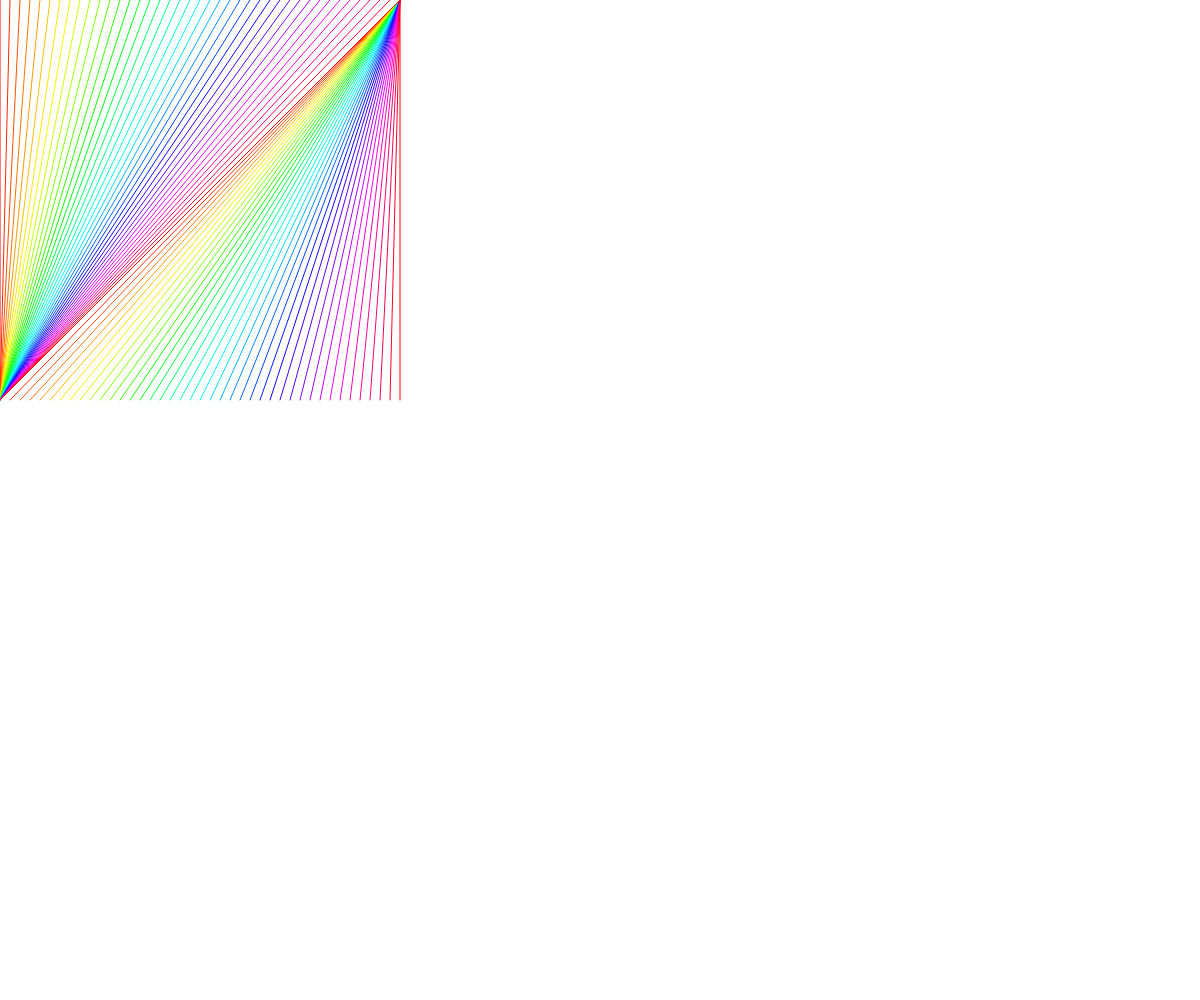
Frame 1 (no input)
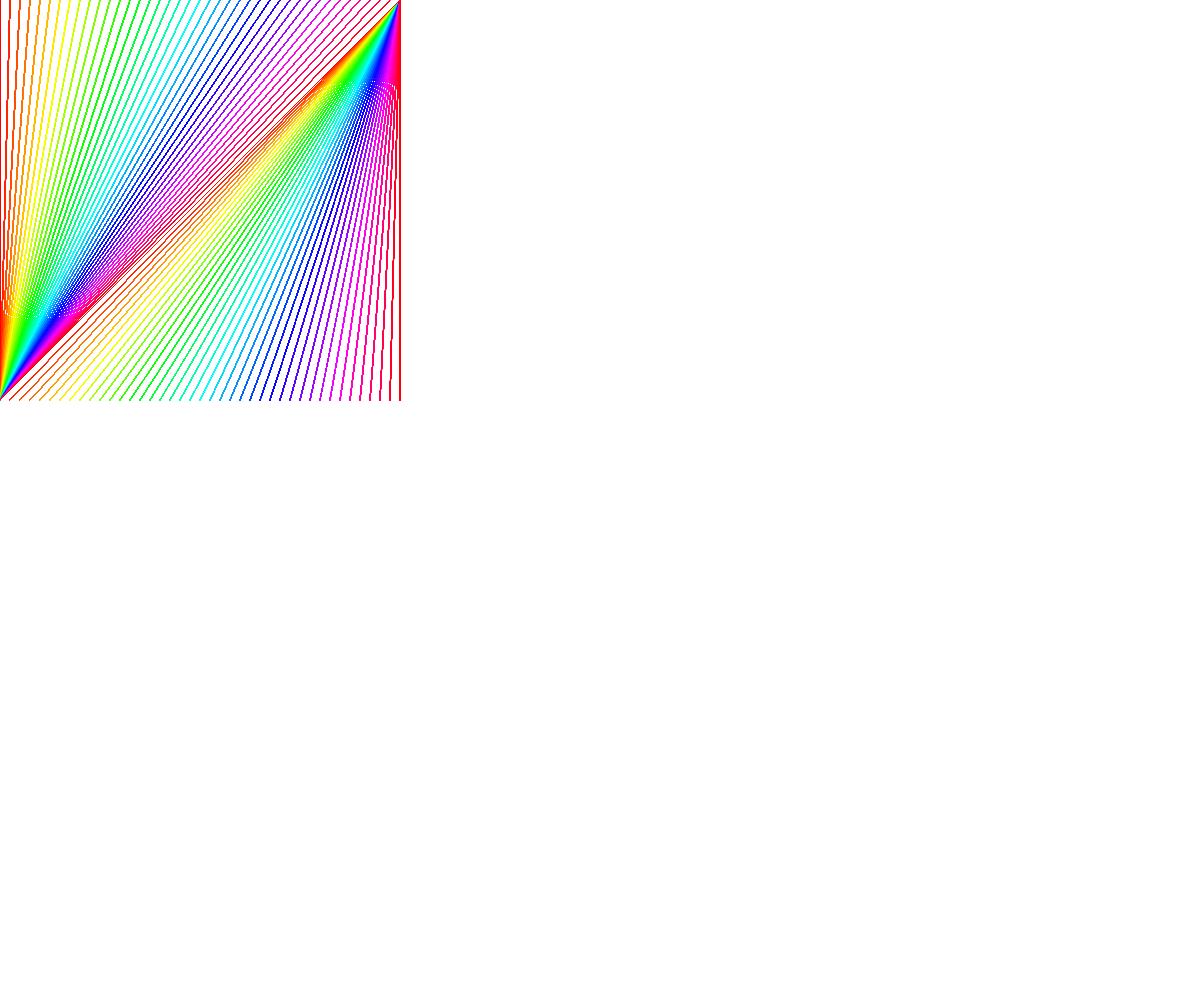
Frame 60 (no input)
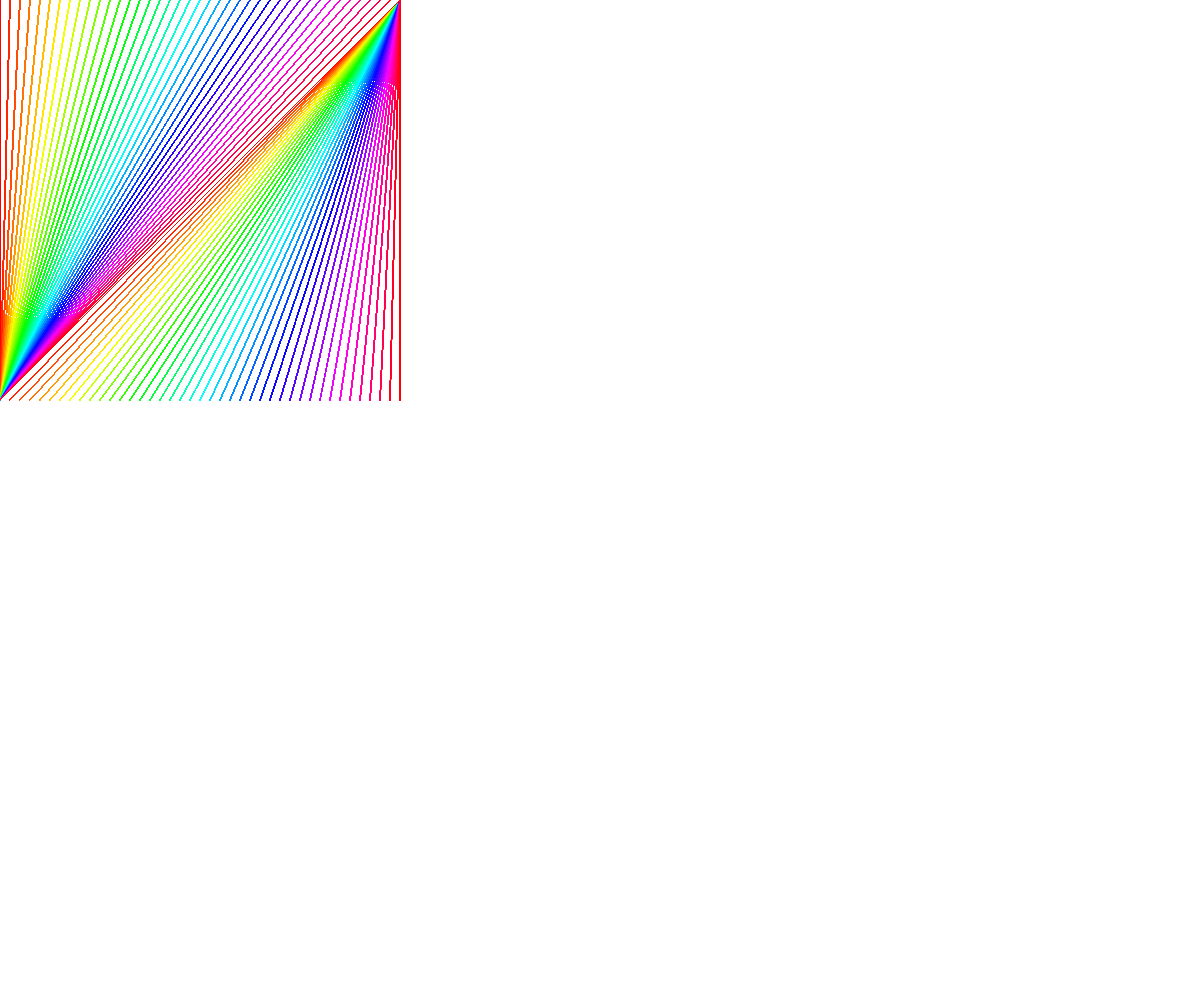
Frame 120 (the mouse pressed at the canvas centre since frame 60)

The p5.js sketch that drew these frames (run headless with seeded random() and noise() and a simulated clock; from frame 60 on, the mouse is pressed at the canvas centre):

// p5.js sketch
// ── sketch.js
function setup() {
  createCanvas(windowWidth, windowHeight);
  colorMode(HSB, 360, 100, 100, 100);

  // for (let a = 0; a <= 360; a = a + 10) {
  //   stroke(a, 100, 100);
  //   strokeWeight(1);
  // }
}

function draw() {



  for (let i = 0; i <= 400; i = i + 10) {
    let h = i * (360 / 400);
    stroke(h, 100, 100);
    line(i, 0, 0, 400);
    line(i, 400, 400, 0);

  }
  // The above could be written separetaly
  // for (let i = 0; i<=300; i=i+10) {
  //   line(i,0,0,300);
  //   line(i,300,300,0);
  // }
  // for (let i = 0; i<=300; i=i+10) {
  // line(i,300,300,0);
  // }

}
